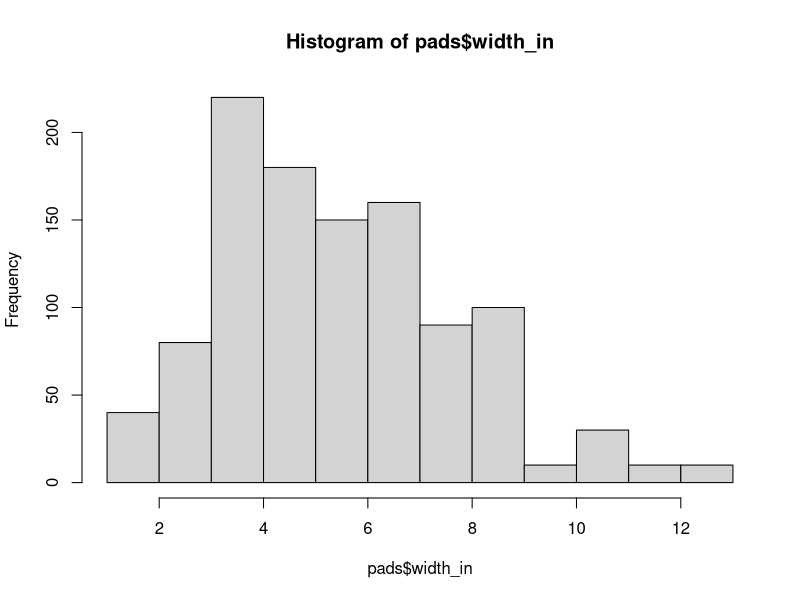

This chart was generated by the following R code:
## ---- chunk 1
knitr::opts_chunk$set(echo = FALSE)
## ---- chunk 2
heights <- c(63, 69, 60, 65, NA, 68, 61, 70, 61, 59, 64, 69, 63, 63, NA, 72, 65, 64, 70, 63, 65)
## ---- chunk 3
mean(heights)
## ---- chunk 4
mean(heights, na.rm = TRUE)
## ---- chunk 5
heights[6:10]
## ---- chunk 6
rhymes <- c("cat", "rat", "bat", "hat")
rhymes
## ---- chunk 7
library(tidyverse)
# read in the cactus pads data
pads <- read_csv("../data_raw/CactusPadsData.csv") 

# read in the cactus data and choose only the group_id, species, and size columns
cactus <- read_csv("../data_raw/CactusData.csv") %>% select(group_id, species, size)

# join the two datasets together using the group_id column
# this matches up the cactus species and size for each cactus pad (row) with the same group_id
pads <- right_join(pads, cactus, by = "group_id")

# remove the cactus data frame because we don't need it anymore (and it might be confusing)
rm(cactus)
## ---- chunk 8
head(pads)
## ---- chunk 9
mean(pads$depth_in)
## ---- chunk 10
round(mean(pads$depth_in), digits = 1)
## ---- chunk 11
hist(pads$width_in)
## ---- chunk 12
ficus <- pads[pads$species == "Opuntia ficus-indica", ]
ficus
santa_rita <- pads[pads$species == "Opuntia santa-rita", ]
santa_rita
## ---- chunk 13
mean_ficus <- mean(ficus$length_in)
mean_ficus
mean_santa <- mean(santa_rita$length_in)
mean_santa
## ---- chunk 14
sd_ficus <- sd(ficus$length_in)
sd_ficus
sd_santa <- sd(santa_rita$length_in)
sd_santa
## ---- chunk 15
cv_ficus <- (sd_ficus / mean_ficus) * 100
cv_ficus
cv_santa <- (sd_santa / mean_santa) * 100
cv_santa
